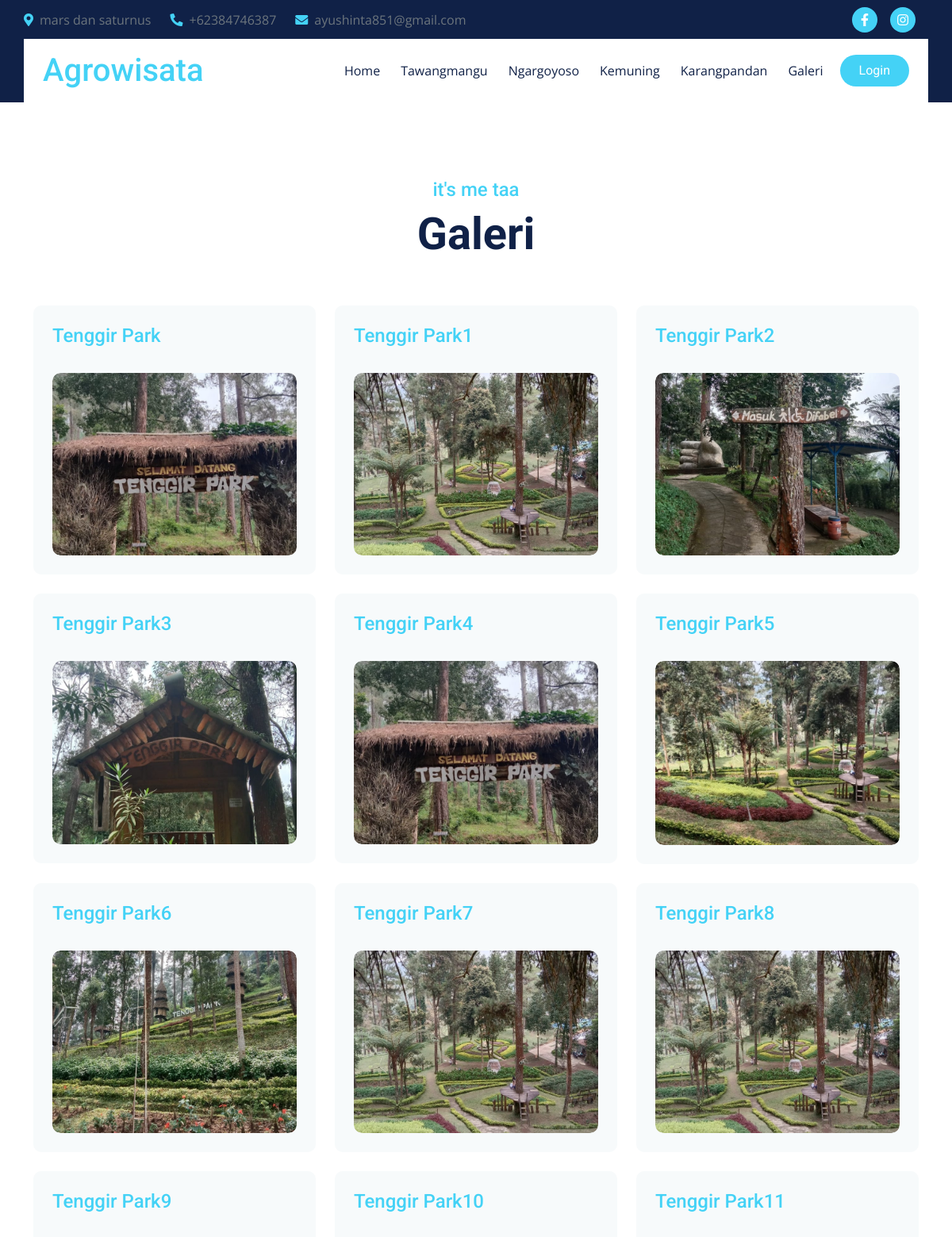
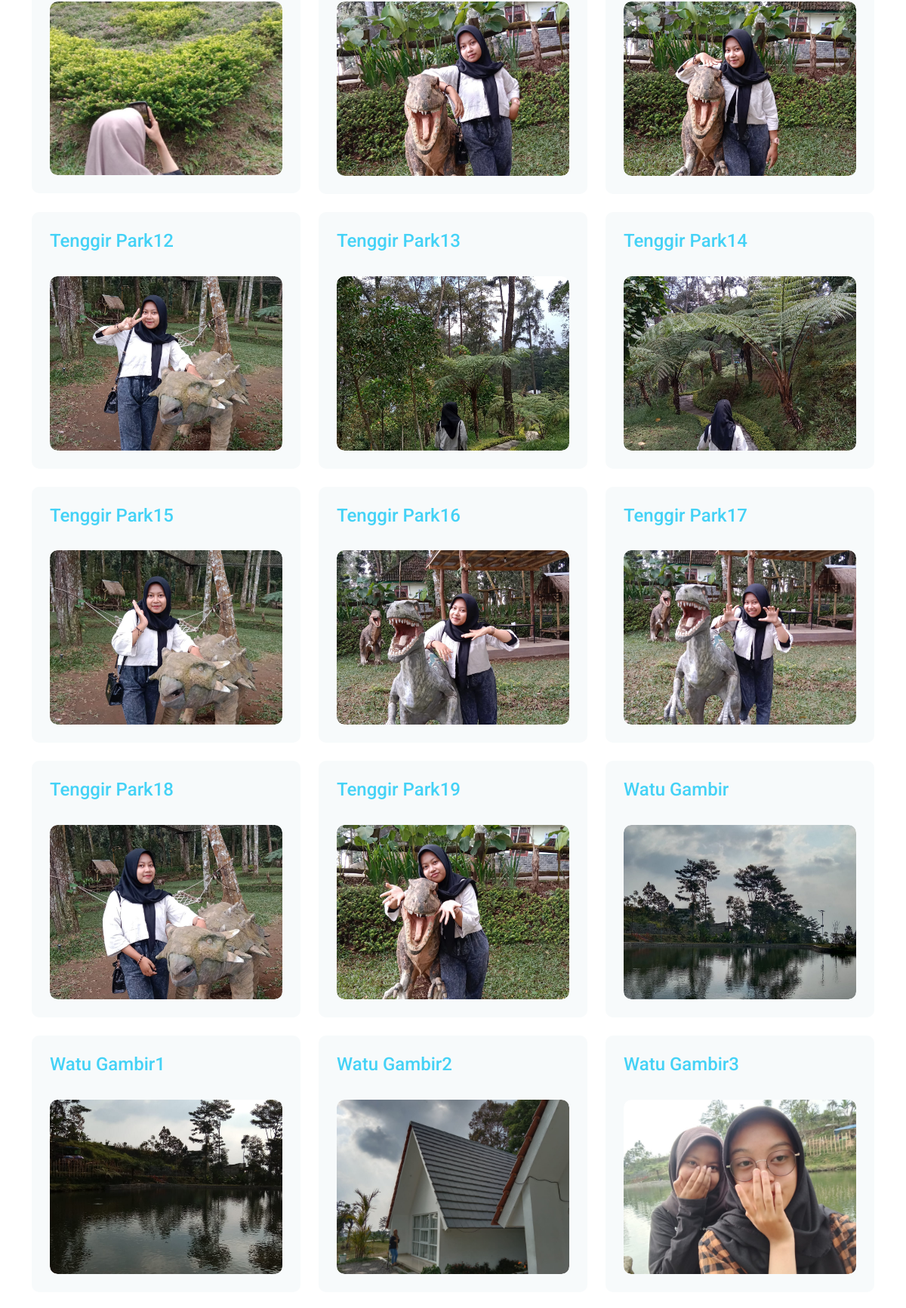
/index.php/home/galeri (upper part), run on the app's committed database (2 pictures, top to bottom).
### tables this page shows
CREATE TABLE `konfigurasi` (
  `id_konfigurasi` int NOT NULL,
  `judul_website` varchar(200) NOT NULL,
  `profil_website` text NOT NULL,
  `instagram` varchar(200) NOT NULL,
  `facebook` varchar(200) NOT NULL,
  `email` varchar(200) NOT NULL,
  `alamat` varchar(300) NOT NULL,
  `no_wa` varchar(200) NOT NULL
);

CREATE TABLE `kategori` (
  `id_kategori` int NOT NULL,
  `nama_kategori` varchar(200) NOT NULL
);

CREATE TABLE `galeri` (
  `id_galeri` int NOT NULL,
  `foto` varchar(200) NOT NULL,
  `judul` varchar(200) NOT NULL,
  `id_kategori` varchar(200) NOT NULL,
  `tanggal` date NOT NULL,
  `username` varchar(200) NOT NULL
);

### application/controllers/Home.php (called while the page is built, shortened)
<?php
class Home extends CI_Controller {
    public function galeri(){
        $this->db->from('galeri');
        $galeri = $this->db->get()->result_array();
        $this->db->from('konfigurasi');
        $konfig = $this->db->get()->row();
        $this->db->from('kategori');
        $kategori = $this->db->get()->result_array();
        $data = array(
            'judul' => "Galeri | Tata",
            'konfig' => $konfig,
            'kategori' => $kategori,
            'galeri' => $galeri
        );
        $this->load->view('galeri', $data);
    }
}

### index.php (called while the page is built, shortened)
<?php
require_once BASEPATH.'core/CodeIgniter.php';

### application/views/galeri.php (the view, shortened to what this page needs)
<!DOCTYPE html>
<html lang="en">
<head>
	<link rel="stylesheet" href="https://use.fontawesome.com/releases/v5.15.4/css/all.css" />
	<link href="https://cdn.jsdelivr.net/npm/bootstrap-icons@1.4.1/font/bootstrap-icons.css" rel="stylesheet">
	<link rel="stylesheet" href="https://cdnjs.cloudflare.com/ajax/libs/animate.css/4.1.1/animate.min.css" />
	<link href="<?= base_url('assets/investa/'); ?>lib/animate/animate.min.css" rel="stylesheet">
	<link href="<?= base_url('assets/investa/'); ?>lib/owlcarousel/assets/owl.carousel.min.css" rel="stylesheet">
	<link href="<?= base_url('assets/investa/'); ?>lib/lightbox/css/lightbox.min.css" rel="stylesheet">
	<link href="<?= base_url('assets/investa/'); ?>css/bootstrap.min.css" rel="stylesheet">
	<link href="<?= base_url('assets/investa/'); ?>css/style.css" rel="stylesheet">
</head>
<body>
	<div class="container-fluid topbar px-0 d-none d-lg-block">
		<div class="container px-0">
			<div class="row gx-0 align-items-center" style="height: 45px;">
				<div class="col-lg-8 text-center text-lg-start mb-lg-0">
					<div class="d-flex flex-wrap">
						<a href="#" class="text-muted me-4"><i class="fas fa-map-marker-alt text-primary me-2"></i><?= $konfig->alamat; ?></a>
						<a href="#" class="text-muted me-4"><i
								class="fas fa-phone-alt text-primary me-2"></i><?= $konfig->no_wa; ?></a>
						<a href="#" class="text-muted me-0"><i
								class="fas fa-envelope text-primary me-2"></i><?= $konfig->email; ?></a>
					</div>
				</div>
				<div class="col-lg-4 text-center text-lg-end">
					<div class="d-flex align-items-center justify-content-end">
						<a href="<?= $konfig->facebook ?>" class="btn btn-primary btn-square rounded-circle nav-fill me-3"><i
								class="fab fa-facebook-f text-white"></i></a>
						<a href="<?= $konfig->instagram ?>" class="btn btn-primary btn-square rounded-circle nav-fill me-3"><i
								class="fab fa-instagram text-white"></i></a>
					</div>
				</div>
			</div>
		</div>
	</div>
	<div class="container-fluid sticky-top px-0">
		<div class="container px-0">
			<nav class="navbar navbar-expand-lg navbar-dark bg-white py-3 px-4">
				<a href="<?= base_url(); ?>" class="navbar-brand p-0">
					<h1 class="text-primary m-0"><?= $konfig->judul_website; ?></h1>
				</a>
				<div class="collapse navbar-collapse" id="navbarCollapse">
					<div class="navbar-nav ms-auto py-0 ">
						<a href="<?= base_url(); ?>" class="nav-item nav-link">Home</a>
						<?php foreach($kategori as $ka) { ?>
						<a href="<?= base_url('home/kategori/'.$ka['id_kategori']) ?>"
							class="nav-item nav-link"><?= $ka['nama_kategori']?> </a>
						<?php } ?>
						<a href="<?= base_url('home/galeri')?>" class="nav-item nav-link">Galeri</a>
					</div>
					<div class="d-flex align-items-center flex-nowrap pt-xl-0">
						<a href="<?= base_url('Ror')?>"
							class="btn btn-primary rounded-pill text-white py-2 px-4 ms-2 flex-wrap flex-sm-shrink-0">Login</a>
					</div>
				</div>
			</nav>
		</div>
	</div>
	<div class="container-fluid blog py-5">
		<div class="container py-5">
			<div class="text-center mx-auto pb-5 wow fadeInUp" data-wow-delay="0.1s" style="max-width: 800px;">
				<h4 class="text-primary">it's me taa</h4>
				<h1 class="display-4">Galeri</h1>
			</div>
			<div class="row g-4 justify-content-center">
            <?php foreach($galeri as $ga){ ?>
				<div class="col-md-6 col-lg-6 col-xl-4 wow fadeInUp" data-wow-delay="0.1s">
					<div class="blog-item bg-light rounded p-4" style="background-image: url(img/bg.png);">
						<div class="mb-4">
							<h4 class="text-primary mb-2"><?= $ga['judul'] ?></h4>
						</div>
						<div class="project-img">
							<img src="<?= base_url('assets/upload/galeri/'.$ga['foto']) ?>" class="img-fluid w-100 rounded"
								alt="Image">
						</div>
                    </div>
				</div>
                <?php } ?>
			</div>
		</div>
	</div>
</body>
</html>

### assets/Investa/css/style.css (style rules this page uses)
.btn { font-weight: 600; transition: .5s; }
.btn-square { width: 32px; height: 32px; }
.btn-square, .btn-sm-square, .btn-md-square, .btn-lg-square, .btn-xl-square { padding: 0; display: flex; align-items: center; justify-content: center; font-weight: normal; border-radius: 50%; }
.btn.btn-primary { background: var(--bs-primary) !important; color: var(--bs-white) !important; font-family: 'Roboto', sans-serif; border: none; font-weight: 400; transition: 0.5s; }
.topbar { padding: 2px 10px 2px 20px; background: var(--bs-dark) !important; }
.sticky-top, .sticky-top .container { transition: 0.5s !important; }
.navbar .navbar-nav .nav-item.nav-link, .navbar .navbar-nav .nav-link { color: var(--bs-dark) !important; }
.navbar .navbar-nav .nav-item { position: relative; margin: 0 5px !important; }
.navbar .navbar-nav .nav-item::before, .navbar .navbar-nav .nav-item::after { position: absolute; content: ""; width: 0; height: 0; border: 0px solid var(--bs-primary); transition: 0.5s; }
.navbar .navbar-nav .nav-item::before { top: 0; left: 0; }
.navbar .navbar-nav .nav-item::after { bottom: 0; right: 0; }
.blog .blog-item .project-img { position: relative; overflow: hidden; border-radius: 10px; transition: 0.5s; }
.blog .blog-item .project-img img { transition: 0.5s; }

### data on the page
konfigurasi: alamat "mars dan saturnus", no_wa "+62384746387", email "ayushinta851@gmail.com", judul_website "Agrowisata"
kategori: nama_kategori "Tawangmangu"
kategori: nama_kategori "Ngargoyoso"
kategori: nama_kategori "Kemuning"
kategori: nama_kategori "Karangpandan"
galeri: judul "Tenggir Park", foto (picture)
galeri: judul "Tenggir Park1", foto (picture)
galeri: judul "Tenggir Park2", foto (picture)
galeri: judul "Tenggir Park3", foto (picture)
galeri: judul "Tenggir Park4", foto (picture)
galeri: judul "Tenggir Park5", foto (picture)
galeri: judul "Tenggir Park6", foto (picture)
galeri: judul "Tenggir Park7", foto (picture)
galeri: judul "Tenggir Park8", foto (picture)
galeri: judul "Tenggir Park9", foto (picture)
galeri: judul "Tenggir Park10", foto (picture)
galeri: judul "Tenggir Park11", foto (picture)
galeri: judul "Tenggir Park12", foto (picture)
galeri: judul "Tenggir Park13", foto (picture)
galeri: judul "Tenggir Park14", foto (picture)
galeri: judul "Tenggir Park15", foto (picture)
galeri: judul "Tenggir Park16", foto (picture)
galeri: judul "Tenggir Park17", foto (picture)
galeri: judul "Tenggir Park18", foto (picture)
galeri: judul "Tenggir Park19", foto (picture)
galeri: judul "Watu Gambir", foto (picture)
galeri: judul "Watu Gambir1", foto (picture)
galeri: judul "Watu Gambir2", foto (picture)
galeri: judul "Watu Gambir3", foto (picture)
